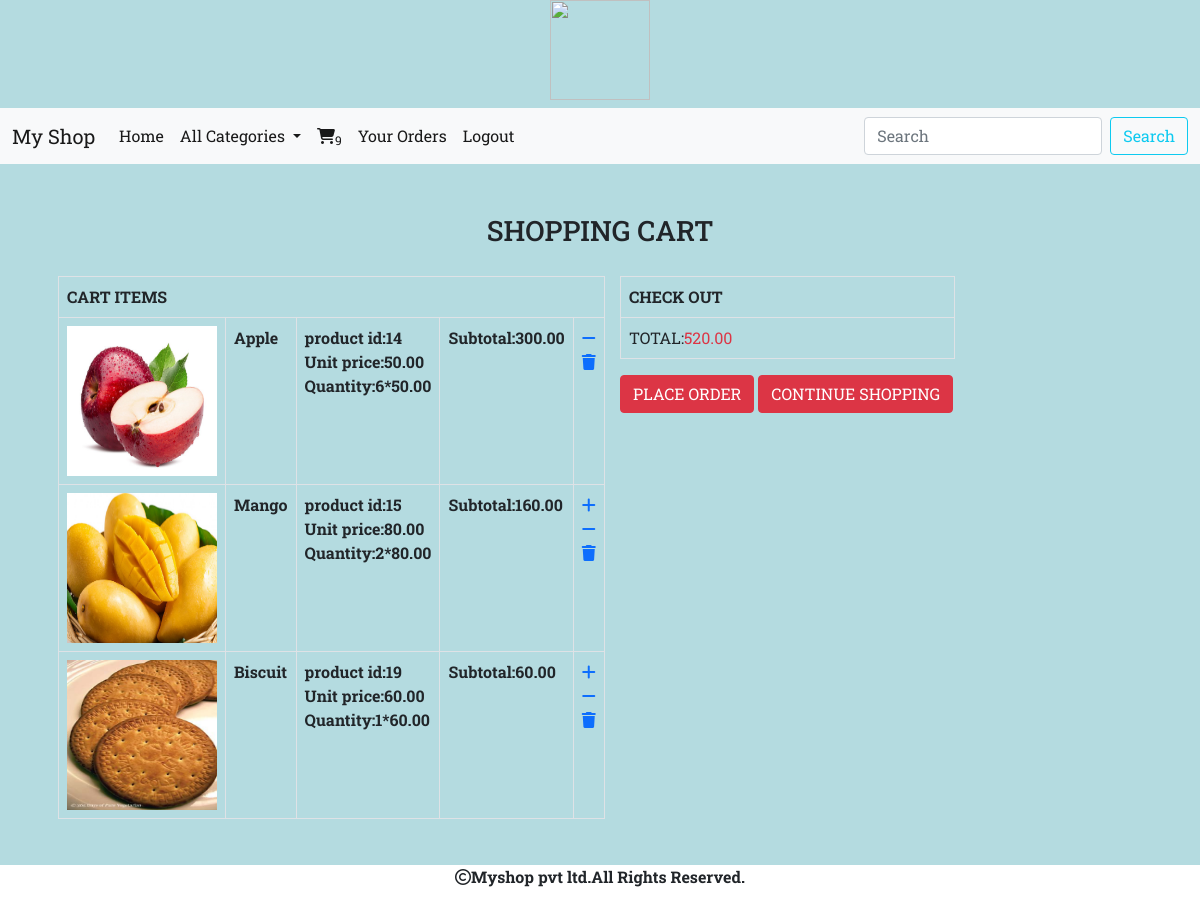
/cart/cartview (signed in), run on the app's committed database.
### cart/models.py (models this page shows, shortened)
class Cart(models.Model):
    product=models.ForeignKey(Product,on_delete=models.CASCADE)
    user=models.ForeignKey(User,on_delete=models.CASCADE)
    quantity=models.IntegerField()
    date_added=models.DateTimeField(auto_now_add=True)
    def subtotal(self):
        return self.quantity*self.product.price

### shop/models.py (models this page shows, shortened)
class Product(models.Model):
    name = models.CharField(max_length=200)
    des = models.CharField(max_length=200)
    image = models.ImageField(upload_to='shop/products', blank=True, null=True)
    price=models.DecimalField(max_digits=10,decimal_places=2)
    category=models.ForeignKey(Category,on_delete=models.CASCADE)
    stock=models.IntegerField()
    available=models.BooleanField(default=True)
    created=models.DateTimeField(auto_now_add=True)
    updated=models.DateTimeField(auto_now=True)

### cart/views.py (the view)
# urls.py: path('cartview',views.cartview,name="cartview"),
def cartview(request):
    sum = 0
    u=request.user
    try:
       c=Cart.objects.filter(user=u)
       for i in c:
           sum += i.quantity * i.product.price
    except:
        pass
    return render(request,'cart.html',{'c':c,'total': sum})

### cart/context_processors.py (called while the page is built)
def productcount(request):
     item_count=0
     if request.user.is_authenticated:
          u=request.user
          try:
            cart=Cart.objects.filter(user=u)
            for i in cart:
               item_count=item_count+i.quantity
          except:
             item_count=0
     return{'count':item_count}

### shop/context_processors.py (called while the page is built)
def menu_links(request):
    c=Category.objects.all()
    return{'links':c}

### template/cart.html
<!DOCTYPE html>
{% extends 'base.html' %}
{% load static %}
{% block content %}
{% if not c %}
<div>
    <h3 class="text-center">Cart is Empty</h3>
    <h5 class="text-center text-success"><a  href="{% url 'shop:allcategories' %}">Continue Shopping</a></h5>
</div>
{% else %}
<div class="container-fluid" style="padding:50px">
<div class="row">
    <h3 class="text-center">SHOPPING CART</h3>
    <div class="col-sm-6" style="padding:20px">
        <table class="table table-bordered">
           <tr> <th colspan="5"> CART ITEMS</th></tr>
            {% for i in c %}
    <tr>
        <td> <img src="{{i.product.image.url}}" height="150px" width="150px"></td>
        <td> <b>{{i.product.name}}</b></td>
        <td><b>product id:{{i.product.id}}</b></br>
        <b> Unit price:{{i.product.price}}</b></br>
        <b> Quantity:{{i.quantity}}*{{i.product.price}}</b></td>
        <td><b>Subtotal:{{i.subtotal}}</b></td>
         <td>
        {% if i.quantity < i.product.stock %}
        <a href="{% url 'cart:add_to_cart' i.product.name %}"><i class="fa-solid fa-plus"></i></a>
        <a href="{% url 'cart:decrement' i.product.name %}"><i class="fa-solid fa-minus"></i></a>
        <a href="{% url 'cart:remove_from_cart' i.product.name %}"><i class="fa-solid fa-trash"></i></a></td>
        {% else %}
        <a href="{% url 'cart:decrement' i.product.name %}"><i class="fa-solid fa-minus"></i></a>
        <a href="{% url 'cart:remove_from_cart' i.product.name %}"><i class="fa-solid fa-trash"></i></a>
    </tr>
{% endif %}
            {% endfor %}
        </table>
</div>
    <div class="col-sm-4" style="padding:20px">
        <table class="table table-bordered">
         <tr><th colspan="4" >CHECK OUT</th></tr>
            <tr><td>TOTAL:<span class="text-danger">{{total}}</span></td></tr>
        </table>
        <b><a href="{% url 'cart:orderform' %}" class="btn btn-danger">PLACE ORDER</a>
        <a href="{% url 'shop:allcategories' %}" class="btn btn-danger">CONTINUE SHOPPING</a></b>
    </div></div>
</div>
{% endif %}
{% endblock %}

### static/css/a.css (style rules this page uses)
body { background-color:#b4dbe0; font-family: 'Roboto Slab', serif; }

### data on the page
Cart: product.image (picture), product.name "Apple", product.id "14", product.price "50.00", quantity "6", subtotal "300.00"
Cart: product.image (picture), product.name "Mango", product.id "15", product.price "80.00", quantity "2", subtotal "160.00"
Cart: product.image (picture), product.name "Biscuit", product.id "19", product.price "60.00", quantity "1", subtotal "60.00"

### other printed values
{{ count }} "9"
{{ total }} "520.00"
